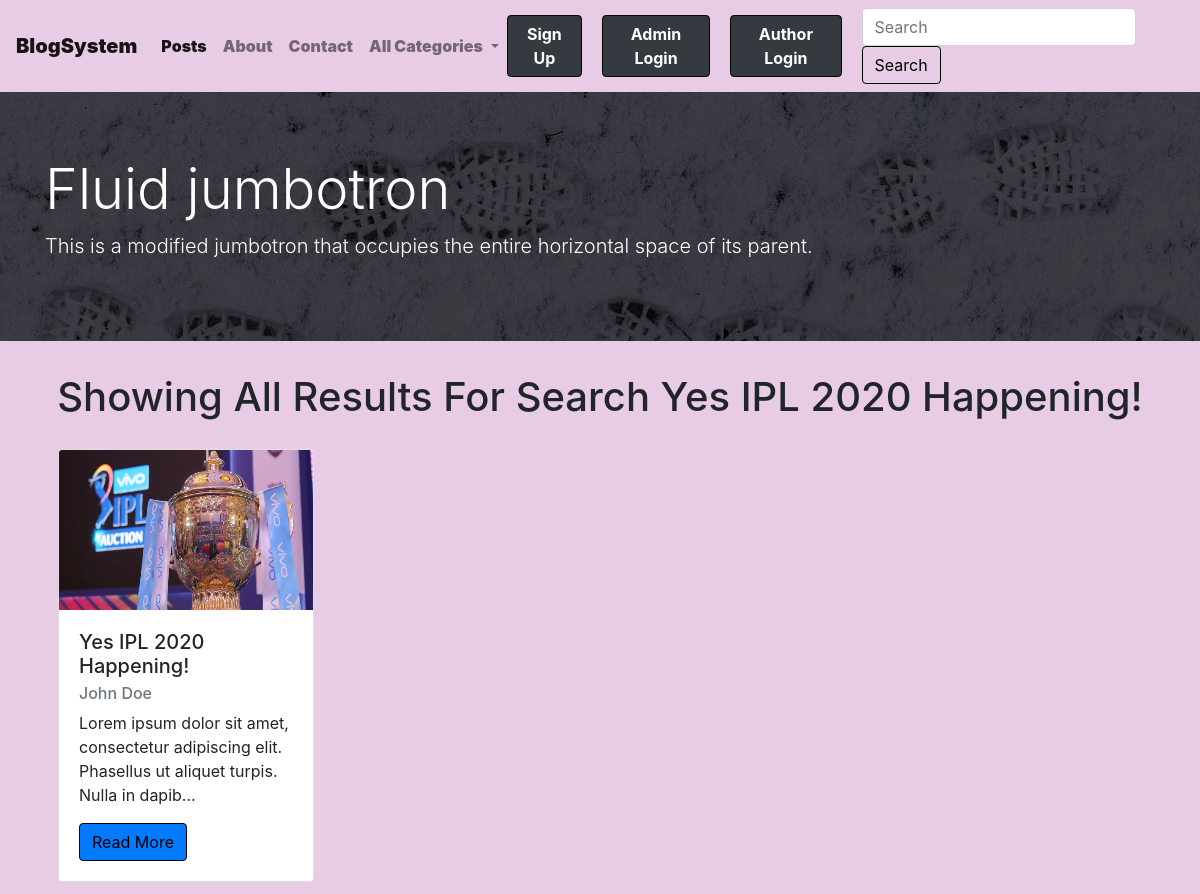
Page /search.php?s=Yes IPL 2020 Happening! on the committed database.
### tables this page shows
CREATE TABLE `page` (
  `page_id` int(11) NOT NULL,
  `page_title` varchar(256) NOT NULL,
  `page_content` longtext NOT NULL
);

CREATE TABLE `author` (
  `author_id` int(11) NOT NULL,
  `author_name` varchar(256) NOT NULL,
  `author_email` varchar(256) NOT NULL,
  `author_password` varchar(256) NOT NULL,
  `author_bio` longtext NOT NULL,
  `author_role` varchar(256) NOT NULL
);

CREATE TABLE `post` (
  `post_id` int(11) NOT NULL,
  `post_title` varchar(256) NOT NULL,
  `post_content` longtext NOT NULL,
  `post_category` int(20) NOT NULL,
  `post_author` int(20) NOT NULL,
  `post_date` varchar(256) NOT NULL,
  `post_keyword` varchar(256) NOT NULL,
  `post_image` varchar(256) NOT NULL
);

### search.php (the view, shortened to what this page needs)
<?php
include_once "includes/connection.php";
if(!isset($_GET['s'])){
	header("Location:index.php?message=here");
	exit();
}else{
	$search = mysqli_real_escape_string($conn,$_GET['s']);
	?>
	<!DOCTYPE html>
<html lang="en">
<head>
	<link rel="stylesheet" href="style/bootstrap.min.css">
	<link rel="stylesheet" href="style/style.css">
</head>
<body>
	<?php include_once "includes/nav.php"; ?>
	<?php include_once "includes/jumbo.php"; ?>
	<div class="container">
	<h1 style="text-align:center;">Showing All Results For Search
	<?php echo $search; ?>
	</h1>
	<div class="row card-columns" style="padding-top:20px;">
	<?php
		$sql = "SELECT * FROM `post` WHERE `post_title` LIKE '%$search%' OR `post_content` LIKE '%$search%' OR `post_keyword` LIKE '%$search%'";
		$result = mysqli_query($conn,$sql);
		if(mysqli_num_rows($result)<=0){
			echo "No Result Found";
		}else{
		while($row = mysqli_fetch_assoc($result)){
			$post_title = $row['post_title'];
			$post_image = $row['post_image'];
			$post_author = $row['post_author'];
			$post_content = $row['post_content'];
			$post_id = $row['post_id'];
			$sqlauth = "SELECT * FROM `author` WHERE author_id = '$post_author'";
			$resultauth = mysqli_query($conn,$sqlauth);
			while($authrow=mysqli_fetch_array($resultauth)){
				$post_author_name = $authrow['author_name'];
	?>
	<div class="card" style="width:16rem;">
		<img src="<?php echo $post_image; ?>" class="card-img-top" alt="...">
	<div class="card-body">
		<h5 class="card-title"><?php echo $post_title; ?></h5>
		<h6 class="card-subtitle mb-2 text-muted"><?php echo $post_author_name; ?></h6>
		<p class="card-text"><?php echo substr(strip_tags($post_content),0,100)."..."; ?></p>
		<a href="post.php?id=<?php echo $post_id ;?>" class="btn btn-primary">Read More</a>
	</div>
	</div>
		<?php } }?>
	</div>
	</div>
</body>
</html>
	<?php
}}
?>

### includes/nav.php (shortened to what this page needs)
<?php
include_once "includes/connection.php";
?>
	<link rel="stylesheet" href="style/style.css">
	<nav class="navbar navbar-expand-lg navbar-light" >
	<a class="navbar-brand" href="index.php"><b>BlogSystem</b></a>
	<div class="collapse navbar-collapse" id="navbarSupportedContent">
    <ul class="navbar-nav mx-auto">
      <li class="nav-item active">
        <a class="nav-link" href="index.php"><b>Posts</b> <span class="sr-only">(current)</span></a>
      </li>
	  <?php
	  $sqlpage = "SELECT * FROM page";
		$resultpage = mysqli_query($conn,$sqlpage);
		while($rowpage=mysqli_fetch_array($resultpage)){
			$page_id = $rowpage['page_id'];
			$page_title = $rowpage['page_title'];
			?>
			<li class="nav-item">
			<a class="nav-link" href="page.php?id=<?php echo $page_id;?>"><b><?php echo $page_title;?></b></a>
			</li>
	  <?php
		}
	  ?>
      <li class="nav-item dropdown" >
        <a class="nav-link dropdown-toggle" href="#" id="navbarDropdown" role="button" data-toggle="dropdown" aria-haspopup="true" aria-expanded="false">
          <b>All Categories</b>
        </a>
      </li>
    </ul>
	<a href="../blog/admin/signup.php"><button type="button" class="btn btn-dark"><b>Sign Up</b></button></a>
	<a href="../blog/admin/login.php"><button type="button" class="btn btn-dark"><b>Admin Login</b></button></a>
	<a href="../blog/admin/login.php"><button type="button" class="btn btn-dark"><b>Author Login</b></button></a>
    <form action="search.php" class="form-inline my-2 my-lg-0">
      <input name="s" class="form-control mr-sm-2" type="search" placeholder="Search" aria-label="Search">
      <button class="btn btn-outline-success my-2 my-sm-0" type="submit">Search</button>
    </form>
  </div>
</nav>

### style/style.css (style rules this page uses)
body { background-color: #e8cce5; }
.navbar { background-color: #e8cce5; }
.nav-link , .navbar-brand { color:black; font-weight: bold; }
.btn { color:black; border-color:black; }
.card-columns { padding:25px 0px 0px 28px; }
.card-img-top { height:160px; }
.btn-dark { color:white; margin-right:20px; }

### rows in the picture
page: page_title "About"
page: page_title "Contact"
post: post_title "Yes IPL 2020 Happening!", post_content "Lorem ipsum dolor sit amet, consectetur adipiscing elit. Phasellus ut aliquet turpis. Nulla in dapib"
author: post.post_image (picture), author_name "John Doe"

### other values in the picture
$search "Yes IPL 2020 Happening!"
